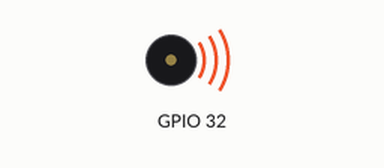
The sketch below on a simulated ESP32. Shown: buzzer (waves = sounding).

Above: at 0.1 s.
At 6.7 s:
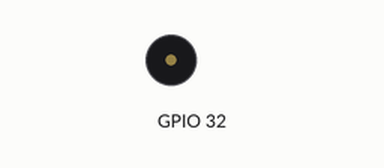
Timing chart, 0 to 39.7 s (numbered marks = the images above):
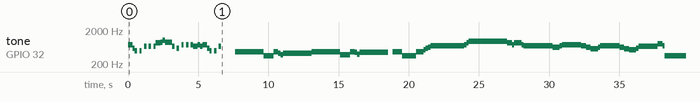

Measured:
- by itself, tone on GPIO 32: plays 740 Hz for 0.33 s, 587 Hz for 0.17 s, 494 Hz for 0.17 s, 494 Hz for 0.17 s, 659 Hz for 0.17 s, 659 Hz for 0.17 s … (67 notes in this stretch)

The sketch:

ESP_MUSIC_V2.ino
```cpp
#include <EasyBuzzer.h>
#include "pitches.h"
#include "ZELDA.h"
#include "NEVER.h"
#include "DEAD.h"
#include "WIN.h"

void setup() {
  WIN(32);
  delay(1000);
  ZELDA(32);
  delay(1000);
  NEVER(32);
  delay(1000);
  DEAD(32);
  delay(1000);
}

void loop() {
  EasyBuzzer.update(); // Actualiza el estado del buzzer
}
```

DEAD.h
```cpp
#ifndef DEAD_h
#define DEAD_h

int attack[] = {

  //https://musescore.com/user/27103612/scores/4834399

  NOTE_E5, 8, NOTE_D5, 8, NOTE_FS4, 4, NOTE_GS4, 4,
  NOTE_CS5, 8, NOTE_B4, 8, NOTE_D4, 4, NOTE_E4, 4,
  NOTE_B4, 8, NOTE_A4, 8, NOTE_CS4, 4, NOTE_E4, 4,
  NOTE_A4, 2,
};
void DEAD(int pin) {

  int tempo = 180;
  int notes = sizeof(attack) / sizeof(attack[0]) / 2;
  int wholenote = (60000 * 4) / tempo;
  int divider = 0, noteDuration = 0;

  ledcAttachPin(pin, 0); // Asignamos el pin 32 al canal 0 de PWM
  EasyBuzzer.setPin(pin);

  for (int thisNote = 0; thisNote < notes * 2; thisNote += 2) {
    divider = attack[thisNote + 1];
    if (divider > 0) {
      noteDuration = wholenote / divider;
    } else if (divider < 0) {
      noteDuration = wholenote / abs(divider);
      noteDuration *= 1.5;
    }
    EasyBuzzer.singleBeep(attack[thisNote], noteDuration * 0.9);
    delay(noteDuration);
    EasyBuzzer.stopBeep();
  }
}

#endif
```

NEVER.h
```cpp
#ifndef NEVER_h
#define NEVER_h

int Mever[] = {

 //https://musescore.com/user/27103612/scores/4834399
  NOTE_D5,-4, NOTE_E5,-4, NOTE_A4,4, //1
  NOTE_E5,-4, NOTE_FS5,-4, NOTE_A5,16, NOTE_G5,16, NOTE_FS5,8,
  NOTE_D5,-4, NOTE_E5,-4, NOTE_A4,2,
  NOTE_A4,16, NOTE_A4,16, NOTE_B4,16, NOTE_D5,8, NOTE_D5,16,
  NOTE_D5,-4, NOTE_E5,-4, NOTE_A4,4, //repeat from 1
  NOTE_E5,-4, NOTE_FS5,-4, NOTE_A5,16, NOTE_G5,16, NOTE_FS5,8,
  NOTE_D5,-4, NOTE_E5,-4, NOTE_A4,2,
  NOTE_A4,16, NOTE_A4,16, NOTE_B4,16, NOTE_D5,8, NOTE_D5,16,
  REST,9, NOTE_B4,8, NOTE_CS5,8, NOTE_D5,8, NOTE_D5,8, NOTE_E5,8, NOTE_CS5,-8,
  NOTE_B4,16, NOTE_A4,2,

  REST,9, NOTE_B4,8, NOTE_B4,8, NOTE_CS5,8, NOTE_D5,8, NOTE_B4,4, NOTE_A4,8, //7
  NOTE_A5,8, REST,9, NOTE_A5,8, NOTE_E5,-4, REST,9,
  NOTE_B4,8, NOTE_B4,8, NOTE_CS5,8, NOTE_D5,8, NOTE_B4,8, NOTE_D5,8, NOTE_E5,8, REST,9,
  REST,9, NOTE_CS5,8, NOTE_B4,8, NOTE_A4,-4, REST,9,
  REST,9, NOTE_B4,8, NOTE_B4,8, NOTE_CS5,8, NOTE_D5,8, NOTE_B4,8, NOTE_A4,4,
  NOTE_E5,8, NOTE_E5,8, NOTE_E5,8, NOTE_FS5,8, NOTE_E5,4, REST,9,

  NOTE_D5,2, NOTE_E5,8, NOTE_FS5,8, NOTE_D5,8, //13
  NOTE_E5,8, NOTE_E5,8, NOTE_E5,8, NOTE_FS5,8, NOTE_E5,4, NOTE_A4,4,
  REST,2, NOTE_B4,8, NOTE_CS5,8, NOTE_D5,8, NOTE_B4,8,
  REST,9, NOTE_E5,8, NOTE_FS5,8, NOTE_E5,-4, NOTE_A4,16, NOTE_B4,16, NOTE_D5,16, NOTE_B4,16,
  NOTE_FS5,-8, NOTE_FS5,-8, NOTE_E5,-4, NOTE_A4,16, NOTE_B4,16, NOTE_D5,16, NOTE_B4,16,

  NOTE_E5,-8, NOTE_E5,-8, NOTE_D5,-8, NOTE_CS5,16, NOTE_B4,-8, NOTE_A4,16, NOTE_B4,16, NOTE_D5,16, NOTE_B4,16, //18
  NOTE_D5,4, NOTE_E5,8, NOTE_CS5,-8, NOTE_B4,16, NOTE_A4,8, NOTE_A4,8, NOTE_A4,8,
  NOTE_E5,4, NOTE_D5,2, NOTE_A4,16, NOTE_B4,16, NOTE_D5,16, NOTE_B4,16,
  NOTE_FS5,-8, NOTE_FS5,-8, NOTE_E5,-4, NOTE_A4,16, NOTE_B4,16, NOTE_D5,16, NOTE_B4,16,
  NOTE_A5,4, NOTE_CS5,8, NOTE_D5,-8, NOTE_CS5,16, NOTE_B4,8, NOTE_A4,16, NOTE_B4,16, NOTE_D5,16, NOTE_B4,16,

  NOTE_D5,4, NOTE_E5,8, NOTE_CS5,-8, NOTE_B4,16, NOTE_A4,4, NOTE_A4,8,  //23
  NOTE_E5,4, NOTE_D5,2, REST,9,
  REST,9, NOTE_B4,8, NOTE_D5,8, NOTE_B4,8, NOTE_D5,8, NOTE_E5,4, REST,9,
  REST,9, NOTE_CS5,8, NOTE_B4,8, NOTE_A4,-4, REST,9,
  REST,9, NOTE_B4,8, NOTE_B4,8, NOTE_CS5,8, NOTE_D5,8, NOTE_B4,8, NOTE_A4,4,
  REST,9, NOTE_A5,8, NOTE_A5,8, NOTE_E5,8, NOTE_FS5,8, NOTE_E5,8, NOTE_D5,8,

  REST,9, NOTE_A4,8, NOTE_B4,8, NOTE_CS5,8, NOTE_D5,8, NOTE_B4,8, //29
  REST,9, NOTE_CS5,8, NOTE_B4,8, NOTE_A4,-4, REST,9,
  NOTE_B4,8, NOTE_B4,8, NOTE_CS5,8, NOTE_D5,8, NOTE_B4,8, NOTE_A4,4, REST,9,
  REST,9, NOTE_E5,8, NOTE_E5,8, NOTE_FS5,4, NOTE_E5,-4,
  NOTE_D5,2, NOTE_D5,8, NOTE_E5,8, NOTE_FS5,8, NOTE_E5,4,
  NOTE_E5,8, NOTE_E5,8, NOTE_FS5,8, NOTE_E5,8, NOTE_A4,8, NOTE_A4,4,

  REST,-9, NOTE_A4,8, NOTE_B4,8, NOTE_CS5,8, NOTE_D5,8, NOTE_B4,8, //35
  REST,9, NOTE_E5,8, NOTE_FS5,8, NOTE_E5,-4, NOTE_A4,16, NOTE_B4,16, NOTE_D5,16, NOTE_B4,16,
  NOTE_FS5,-8, NOTE_FS5,-8, NOTE_E5,-4, NOTE_A4,16, NOTE_B4,16, NOTE_D5,16, NOTE_B4,16,
  NOTE_E5,-8, NOTE_E5,-8, NOTE_D5,-8, NOTE_CS5,16, NOTE_B4,8, NOTE_A4,16, NOTE_B4,16, NOTE_D5,16, NOTE_B4,16,
  NOTE_D5,4, NOTE_E5,8, NOTE_CS5,-8, NOTE_B4,16, NOTE_A4,4, NOTE_A4,8,

   NOTE_E5,4, NOTE_D5,2, NOTE_A4,16, NOTE_B4,16, NOTE_D5,16, NOTE_B4,16, //40
  NOTE_FS5,-8, NOTE_FS5,-8, NOTE_E5,-4, NOTE_A4,16, NOTE_B4,16, NOTE_D5,16, NOTE_B4,16,
  NOTE_A5,4, NOTE_CS5,8, NOTE_D5,-8, NOTE_CS5,16, NOTE_B4,8, NOTE_A4,16, NOTE_B4,16, NOTE_D5,16, NOTE_B4,16,
  NOTE_D5,4, NOTE_E5,8, NOTE_CS5,-8, NOTE_B4,16, NOTE_A4,4, NOTE_A4,8,
  NOTE_E5,4, NOTE_D5,2, NOTE_A4,16, NOTE_B4,16, NOTE_D5,16, NOTE_B4,16,

  NOTE_FS5,-8, NOTE_FS5,-8, NOTE_E5,-4, NOTE_A4,16, NOTE_B4,16, NOTE_D5,16, NOTE_B4,16, //45
  NOTE_A5,4, NOTE_CS5,8, NOTE_D5,-8, NOTE_CS5,16, NOTE_B4,8, NOTE_A4,16, NOTE_B4,16, NOTE_D5,16, NOTE_B4,16,
  NOTE_D5,4, NOTE_E5,8, NOTE_CS5,-8, NOTE_B4,16, NOTE_A4,4, NOTE_A4,8,
  NOTE_E5,4, NOTE_D5,2, NOTE_A4,16, NOTE_B4,16, NOTE_D5,16, NOTE_B4,16,
  NOTE_FS5,-8, NOTE_FS5,-8, NOTE_E5,-4, NOTE_A4,16, NOTE_B4,16, NOTE_D5,16, NOTE_B4,16, //45

  NOTE_A5,4, NOTE_CS5,8, NOTE_D5,-8, NOTE_CS5,16, NOTE_B4,8, NOTE_A4,16, NOTE_B4,16, NOTE_D5,16, NOTE_B4,16,
  NOTE_D5,4, NOTE_E5,8, NOTE_CS5,-8, NOTE_B4,16, NOTE_A4,4, NOTE_A4,8,

  NOTE_E5,4, NOTE_D5,2, REST,9
};


void NEVER(int pin) {

  int tempo = 114;
  int notes = sizeof(Mever) / sizeof(Mever[0]) / 2;
  int wholenote = (60000 * 4) / tempo;
  int divider = 0, noteDuration = 0;

  ledcAttachPin(pin, 0); // Asignamos el pin 32 al canal 0 de PWM
  EasyBuzzer.setPin(pin);

  for (int thisNote = 0; thisNote < notes * 2; thisNote += 2) {
    divider = Mever[thisNote + 1];
    if (divider > 0) {
      noteDuration = wholenote / divider;
    } else if (divider < 0) {
      noteDuration = wholenote / abs(divider);
      noteDuration *= 1.5;
    }
    EasyBuzzer.singleBeep(Mever[thisNote], noteDuration * 0.9);
    delay(noteDuration);
    EasyBuzzer.stopBeep();
  }
}


#endif
```

WIN.h
```cpp
#ifndef WIN_h
#define WIN_hwin

int win[] = {

  //https://musescore.com/user/27103612/scores/4834399

  NOTE_FS5,8, NOTE_FS5,8,NOTE_D5,8, NOTE_B4,8, REST,8, NOTE_B4,8, REST,8, NOTE_E5,8,
  REST,8, NOTE_E5,8, REST,8, NOTE_E5,8, NOTE_GS5,8, NOTE_GS5,8, NOTE_A5,8, NOTE_B5,8,
  NOTE_A5,8, NOTE_A5,8, NOTE_A5,8, NOTE_E5,8, REST,8, NOTE_D5,8, REST,8, NOTE_FS5,8,
  REST,8, NOTE_FS5,8, REST,8, NOTE_FS5,8, NOTE_E5,8, NOTE_E5,8, NOTE_FS5,8, NOTE_E5,8,
  NOTE_FS5,8, NOTE_FS5,8,NOTE_D5,8, NOTE_B4,8, REST,8, NOTE_B4,8, REST,8, NOTE_E5,8,

};
void WIN(int pin) {

  int tempo = 180;
  int notes = sizeof(win) / sizeof(win[0]) / 2;
  int wholenote = (60000 * 4) / tempo;
  int divider = 0, noteDuration = 0;

  ledcAttachPin(pin, 0); // Asignamos el pin 32 al canal 0 de PWM
  EasyBuzzer.setPin(pin);

  for (int thisNote = 0; thisNote < notes * 2; thisNote += 2) {
    divider = win[thisNote + 1];
    if (divider > 0) {
      noteDuration = wholenote / divider;
    } else if (divider < 0) {
      noteDuration = wholenote / abs(divider);
      noteDuration *= 1.5;
    }
    EasyBuzzer.singleBeep(win[thisNote], noteDuration * 0.9);
    delay(noteDuration);
    EasyBuzzer.stopBeep();
  }
}

#endif
```

ZELDA.h
```cpp
#ifndef ZELDA_h
#define ZELDA_h

int Selda[] = {

  //https://musescore.com/user/27103612/scores/4834399
  NOTE_AS4,-2,  NOTE_F4,8,  NOTE_F4,8,  NOTE_AS4,8,//1
  NOTE_GS4,16,  NOTE_FS4,16,  NOTE_GS4,-2,
  NOTE_AS4,-2,  NOTE_FS4,8,  NOTE_FS4,8,  NOTE_AS4,8,
  NOTE_A4,16,  NOTE_G4,16,  NOTE_A4,-2,
  REST,9,

  NOTE_AS4,4,  NOTE_F4,-4,  NOTE_AS4,8,  NOTE_AS4,16,  NOTE_C5,16, NOTE_D5,16, NOTE_DS5,16,//7
  NOTE_F5,2,  NOTE_F5,8,  NOTE_F5,8,  NOTE_F5,8,  NOTE_FS5,16, NOTE_GS5,16,
  NOTE_AS5,-2,  NOTE_AS5,8,  NOTE_AS5,8,  NOTE_GS5,8,  NOTE_FS5,16,
  NOTE_GS5,-8,  NOTE_FS5,16,  NOTE_F5,2,  NOTE_F5,4,

  NOTE_DS5,-8, NOTE_F5,16, NOTE_FS5,2, NOTE_F5,8, NOTE_DS5,8, //11
  NOTE_CS5,-8, NOTE_DS5,16, NOTE_F5,2, NOTE_DS5,8, NOTE_CS5,8,
  NOTE_C5,-8, NOTE_D5,16, NOTE_E5,2, NOTE_G5,8,
  NOTE_F5,16, NOTE_F4,16, NOTE_F4,16, NOTE_F4,16,NOTE_F4,16,NOTE_F4,16,NOTE_F4,16,NOTE_F4,16,NOTE_F4,8, NOTE_F4,16,NOTE_F4,8,

  NOTE_AS4,4,  NOTE_F4,-4,  NOTE_AS4,8,  NOTE_AS4,16,  NOTE_C5,16, NOTE_D5,16, NOTE_DS5,16,//15
  NOTE_F5,2,  NOTE_F5,8,  NOTE_F5,8,  NOTE_F5,8,  NOTE_FS5,16, NOTE_GS5,16,
  NOTE_AS5,-2, NOTE_CS6,4,
  NOTE_C6,4, NOTE_A5,2, NOTE_F5,4,
  NOTE_FS5,-2, NOTE_AS5,4,
  NOTE_A5,4, NOTE_F5,2, NOTE_F5,4,

  NOTE_FS5,-2, NOTE_AS5,4,
  NOTE_A5,4, NOTE_F5,2, NOTE_D5,4,
  NOTE_DS5,-2, NOTE_FS5,4,
  NOTE_F5,4, NOTE_CS5,2, NOTE_AS4,4,
  NOTE_C5,-8, NOTE_D5,16, NOTE_E5,2, NOTE_G5,8,
  NOTE_F5,16, NOTE_F4,16, NOTE_F4,16, NOTE_F4,16,NOTE_F4,16,NOTE_F4,16,NOTE_F4,16,NOTE_F4,16,NOTE_F4,8, NOTE_F4,16,NOTE_F4,8

};


void ZELDA(int pin) {

  int tempo = 88;
  int notes = sizeof(Selda) / sizeof(Selda[0]) / 2;
  int wholenote = (60000 * 4) / tempo;
  int divider = 0, noteDuration = 0;

  ledcAttachPin(pin, 0); // Asignamos el pin 32 al canal 0 de PWM
  EasyBuzzer.setPin(pin);

  for (int thisNote = 0; thisNote < notes * 2; thisNote += 2) {
    divider = Selda[thisNote + 1];
    if (divider > 0) {
      noteDuration = wholenote / divider;
    } else if (divider < 0) {
      noteDuration = wholenote / abs(divider);
      noteDuration *= 1.5;
    }
    EasyBuzzer.singleBeep(Selda[thisNote], noteDuration * 0.9);
    delay(noteDuration);
    EasyBuzzer.stopBeep();
  }
}

#endif
```

pitches.h
```cpp
/*************************************************
 * Public Constants
 *************************************************/

#define NOTE_B0  31
#define NOTE_C1  33
#define NOTE_CS1 35
#define NOTE_D1  37
#define NOTE_DS1 39
#define NOTE_E1  41
#define NOTE_F1  44
#define NOTE_FS1 46
#define NOTE_G1  49
#define NOTE_GS1 52
#define NOTE_A1  55
#define NOTE_AS1 58
#define NOTE_B1  62
#define NOTE_C2  65
#define NOTE_CS2 69
#define NOTE_D2  73
#define NOTE_DS2 78
#define NOTE_E2  82
#define NOTE_F2  87
#define NOTE_FS2 93
#define NOTE_G2  98
#define NOTE_GS2 104
#define NOTE_A2  110
#define NOTE_AS2 117
#define NOTE_B2  123
#define NOTE_C3  131
#define NOTE_CS3 139
#define NOTE_D3  147
#define NOTE_DS3 156
#define NOTE_E3  165
#define NOTE_F3  175
#define NOTE_FS3 185
#define NOTE_G3  196
#define NOTE_GS3 208
#define NOTE_A3  220
#define NOTE_AS3 233
#define NOTE_B3  247
#define NOTE_C4  262
#define NOTE_CS4 277
#define NOTE_D4  294
#define NOTE_DS4 311
#define NOTE_E4  330
#define NOTE_F4  349
#define NOTE_FS4 370
#define NOTE_G4  392
#define NOTE_GS4 415
#define NOTE_A4  440
#define NOTE_AS4 466
#define NOTE_B4  494
#define NOTE_C5  523
#define NOTE_CS5 554
#define NOTE_D5  587
#define NOTE_DS5 622
#define NOTE_E5  659
#define NOTE_F5  698
#define NOTE_FS5 740
#define NOTE_G5  784
#define NOTE_GS5 831
#define NOTE_A5  880
#define NOTE_AS5 932
#define NOTE_B5  988
#define NOTE_C6  1047
#define NOTE_CS6 1109
#define NOTE_D6  1175
#define NOTE_DS6 1245
#define NOTE_E6  1319
#define NOTE_F6  1397
#define NOTE_FS6 1480
#define NOTE_G6  1568
#define NOTE_GS6 1661
#define NOTE_A6  1760
#define NOTE_AS6 1865
#define NOTE_B6  1976
#define NOTE_C7  2093
#define NOTE_CS7 2217
#define NOTE_D7  2349
#define NOTE_DS7 2489
#define NOTE_E7  2637
#define NOTE_F7  2794
#define NOTE_FS7 2960
#define NOTE_G7  3136
#define NOTE_GS7 3322
#define NOTE_A7  3520
#define NOTE_AS7 3729
#define NOTE_B7  3951
#define NOTE_C8  4186
#define NOTE_CS8 4435
#define NOTE_D8  4699
#define NOTE_DS8 4978
#define REST 0
 
```
